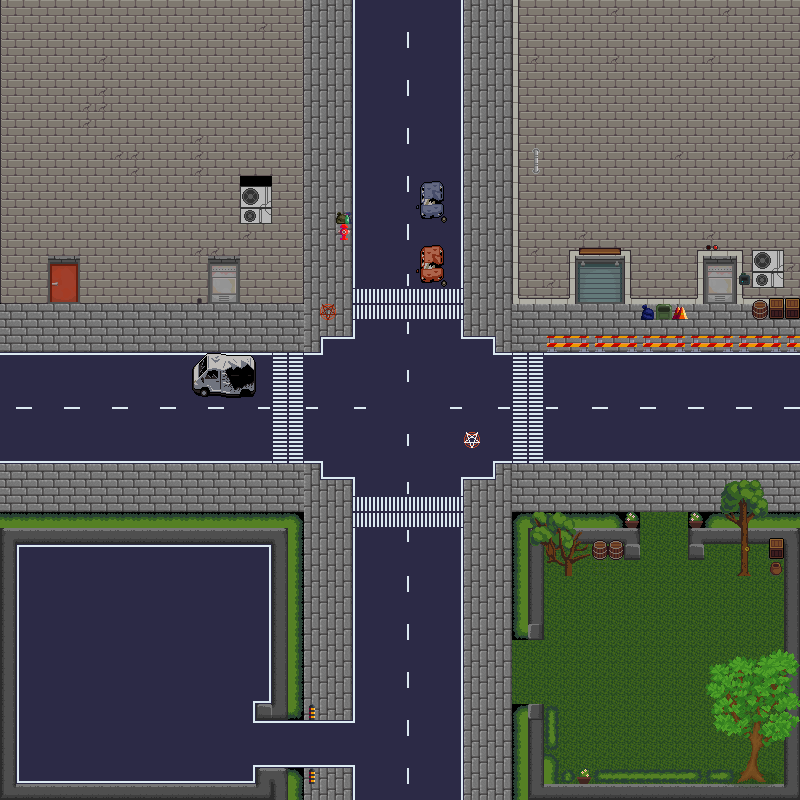

The image is a tile-based game level rendered from a .tmx file. Its description and source (layers, tilesets, objects; grid data summarised) follow:
An orthogonal 50x50 tile map with 16x16 px tiles, 19 tile layers (Autokatu/risteys, Autot ehjät, Autot rikki, Kävelytie, ...), 7 tilesets and 35 objects (3x EnemySpawn, PlayerSpawn, Exit, kakkos talon seinä).

<map version="1.10" tiledversion="1.12.0" orientation="orthogonal" renderorder="right-down" width="50" height="50" tilewidth="16" tileheight="16" infinite="0" nextlayerid="25" nextobjectid="51">
 <tileset firstgid="1" name="textures_02_08_25" tilewidth="16" tileheight="16" tilecount="624" columns="24">
  <image source="../assets/tiles/textures_02_08_25.png" width="384" height="416" />
 </tileset>
 <tileset firstgid="625" name="general" tilewidth="16" tileheight="16" tilecount="372" columns="31">
  <image source="../assets/tiles/general.png" width="496" height="192" />
 </tileset>
 <tileset firstgid="997" name="street_tileset" tilewidth="16" tileheight="16" tilecount="128" columns="16">
  <image source="../assets/tiles/street_tileset.png" width="256" height="128" />
 </tileset>
 <tileset firstgid="1125" name="assets" tilewidth="16" tileheight="16" tilecount="1728" columns="32">
  <image source="../assets/tiles/assets.png" width="512" height="864" />
 </tileset>
 <tileset firstgid="2853" name="dungeons_demo" tilewidth="16" tileheight="16" tilecount="112" columns="16">
  <image source="../assets/tiles/dungeons_demo.png" width="256" height="112" />
 </tileset>
 <tileset firstgid="2965" name="wv_16x16" tilewidth="16" tileheight="16" tilecount="430" columns="10">
  <image source="../assets/tiles/wv_16x16.png" width="160" height="688" />
 </tileset>
 <tileset firstgid="3395" name="Textures-16" tilewidth="16" tileheight="16" tilecount="1024" columns="32">
  <image source="../assets/tiles/Textures-16.png" width="512" height="512" />
 </tileset>
 <layer id="1" name="Autokatu/risteys" width="50" height="50">
  <data>[2500 cells, 921 non-empty, 19 distinct tile ids]</data>
 </layer>
 <layer id="18" name="Autot ehjät" width="50" height="50">
  <data>[2500 cells, 0 non-empty, 0 distinct tile ids]</data>
 </layer>
 <layer id="19" name="Autot rikki" width="50" height="50">
  <data>[2500 cells, 0 non-empty, 0 distinct tile ids]</data>
 </layer>
 <layer id="2" name="Kävelytie" width="50" height="50">
  <data>[2500 cells, 463 non-empty, 1 distinct tile ids]</data>
 </layer>
 <layer id="3" name="Maa pohjaväri" width="50" height="50">
  <data>[2500 cells, 4 non-empty, 1 distinct tile ids]</data>
 </layer>
 <layer id="4" name="Muurit" width="50" height="50">
  <data>[2500 cells, 131 non-empty, 11 distinct tile ids]</data>
 </layer>
 <layer id="5" name="Parkkis pohjaväri" width="50" height="50">
  <data>[2500 cells, 0 non-empty, 0 distinct tile ids]</data>
 </layer>
 <layer id="20" name="Toinen talo seinä" width="50" height="50">
  <data>[2500 cells, 393 non-empty, 52 distinct tile ids]</data>
 </layer>
 <objectgroup id="21" name="Objects">
  <object id="2" name="PlayerSpawn" x="49" y="747.667" width="19" height="20.6667" />
  <object id="4" name="Exit" x="703" y="255.667" width="34" height="47.6667" />
  <object id="12" name="EnemySpawn" x="474.667" y="205.333" width="24" height="20" />
  <object id="13" name="EnemySpawn" x="97.3333" y="324" width="22.6667" height="22.6667" />
  <object id="14" name="EnemySpawn" x="604" y="733.333" width="22.6667" height="20" />
 </objectgroup>
 <objectgroup id="24" name="Collisions">
  <object id="21" name="kakkos talon seinä" x="0.5" y="-0.5" width="303" height="303" />
  <object id="22" x="513.5" y="-1" width="62" height="305" />
  <object id="23" x="625" y="0.5" width="77.5" height="303.5" />
  <object id="24" x="751" y="302.5" />
  <object id="25" x="751.5" y="302.5" width="47.5" height="17.5" />
  <object id="26" x="737" y="0.5" width="63" height="302.5" />
  <object id="27" x="529" y="528" width="14" height="111" />
  <object id="28" x="540.5" y="527.5" width="99" height="14.5" />
  <object id="29" x="593.5" y="542.5" width="46" height="16" />
  <object id="30" x="528.5" y="704.5" width="15" height="95.5" />
  <object id="31" x="544" y="785" width="256.5" height="15" />
  <object id="32" x="783.5" y="528.5" width="21" height="259.5" />
  <object id="33" x="768" y="539" width="16" height="20" />
  <object id="34" x="770.5" y="561" width="12" height="16" />
  <object id="35" x="689" y="527.5" width="14" height="31.5" />
  <object id="36" x="703.5" y="528" width="95" height="15" />
  <object id="37" x="738" y="570.5" width="12.5" height="4.5" />
  <object id="38" x="256.5" y="703" width="31.5" height="16.5" />
  <object id="39" x="256" y="767.5" width="32" height="17" />
  <object id="40" x="-5" y="785" width="292.5" height="17.5" />
  <object id="41" x="-5.5" y="527.5" width="21" height="264" />
  <object id="42" x="16.5" y="528.5" width="271" height="15" />
  <object id="43" x="272.5" y="544" width="14" height="160.5" />
  <object id="44" x="546.5" y="335" width="229" height="16.5" />
  <object id="45" x="641" y="303.5" width="47.5" height="16.5" />
  <object id="46" x="420.5" y="247" width="21.5" height="34" />
  <object id="47" x="421" y="182.5" width="20.5" height="34.5" />
  <object id="48" x="337" y="213" width="14.5" height="28" />
  <object id="49" x="192.5" y="368" width="64" height="28.5" />
  <object id="50" x="415" y="414" />
 </objectgroup>
 <layer id="7" name="Puskat" width="50" height="50">
  <data>[2500 cells, 69 non-empty, 11 distinct tile ids]</data>
 </layer>
 <layer id="9" name="Puisto items" width="50" height="50">
  <data>[2500 cells, 3 non-empty, 3 distinct tile ids]</data>
 </layer>
 <layer id="8" name="Puisto pohjaväri" width="50" height="50">
  <data>[2500 cells, 239 non-empty, 3 distinct tile ids]</data>
 </layer>
 <layer id="10" name="Puut" width="50" height="50">
  <data>[2500 cells, 91 non-empty, 91 distinct tile ids]</data>
 </layer>
 <layer id="11" name="katuvalot" width="50" height="50">
  <data>[2500 cells, 0 non-empty, 0 distinct tile ids]</data>
 </layer>
 <layer id="12" name="Päärakennus runko" width="50" height="50">
  <data>[2500 cells, 342 non-empty, 22 distinct tile ids]</data>
 </layer>
 <layer id="13" name="Päärakennus reunustus" width="50" height="50">
  <data>[2500 cells, 48 non-empty, 8 distinct tile ids]</data>
 </layer>
 <layer id="14" name="Päärakennus ikkunat" width="50" height="50">
  <data>[2500 cells, 6 non-empty, 6 distinct tile ids]</data>
 </layer>
 <layer id="15" name="Katukoristeet" width="50" height="50">
  <data>[2500 cells, 21 non-empty, 8 distinct tile ids]</data>
 </layer>
 <layer id="16" name="Päärakennus koristeet" width="50" height="50">
  <data>[2500 cells, 44 non-empty, 30 distinct tile ids]</data>
 </layer>
 <layer id="17" name="Katu koristeet" width="50" height="50">
  <data>[2500 cells, 0 non-empty, 0 distinct tile ids]</data>
 </layer>
</map>
